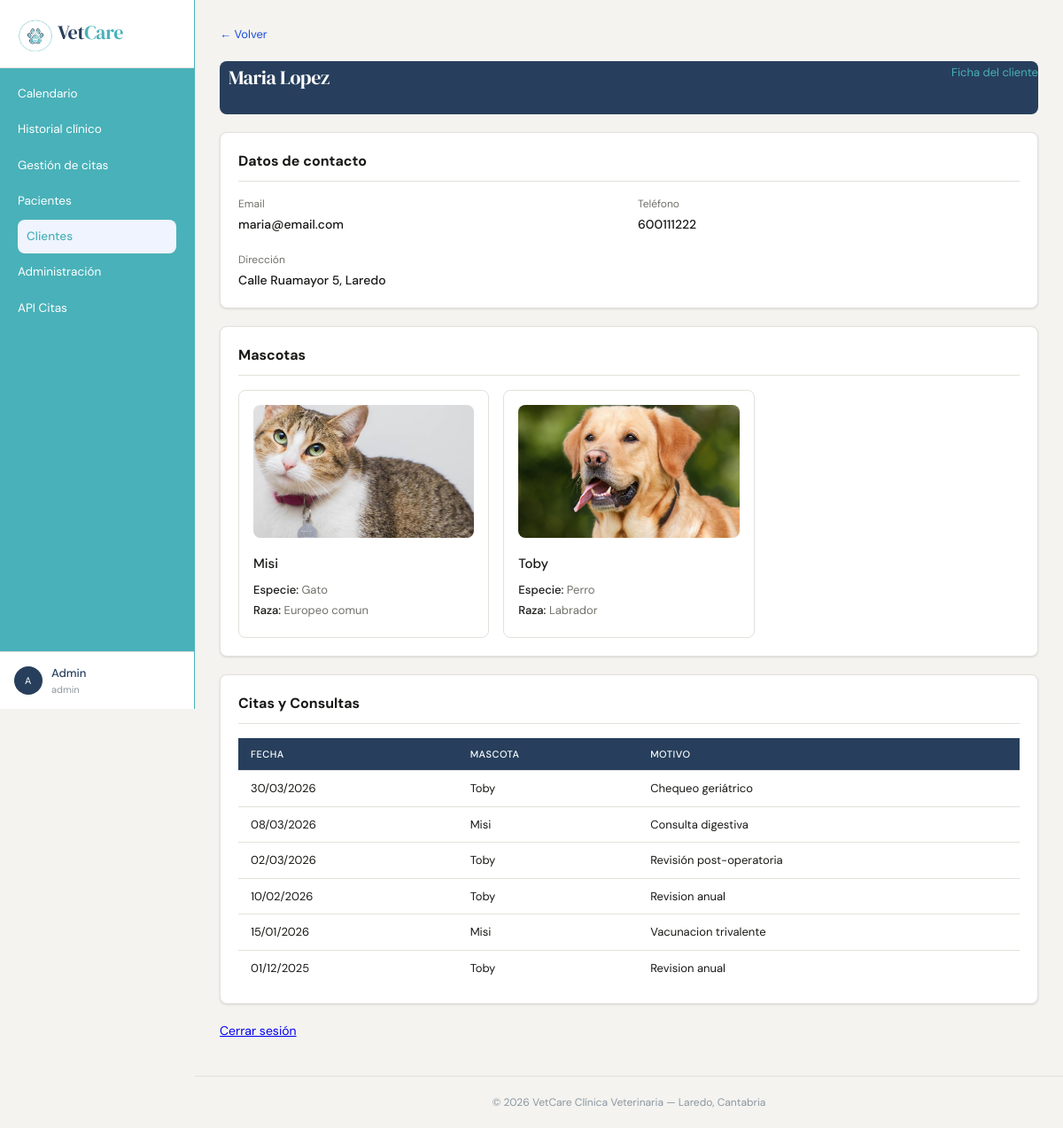
The app's page /cliente_detalle.php?id=5 (signed in) with its own data.
### tables this page shows
CREATE TABLE clientes (
    id_cliente  INT AUTO_INCREMENT PRIMARY KEY,
    id_usuario  INT          NOT NULL,
    nombre      VARCHAR(50)  NOT NULL,
    apellidos   VARCHAR(100) NOT NULL,
    telefono    VARCHAR(15),
    email       VARCHAR(100),
    direccion   VARCHAR(200),
    activo      TINYINT(1)   DEFAULT 1,
    FOREIGN KEY (id_usuario) REFERENCES usuarios(id_usuario)
);

CREATE TABLE usuarios (
    id_usuario      INT AUTO_INCREMENT PRIMARY KEY,
    nombre_completo VARCHAR(100) NOT NULL,
    email           VARCHAR(100) NOT NULL UNIQUE,
    password        VARCHAR(32)  NOT NULL,
    rol             ENUM('admin', 'veterinario', 'recepcionista', 'cliente') NOT NULL
);

CREATE TABLE pacientes (
    id_paciente INT AUTO_INCREMENT PRIMARY KEY,
    id_cliente  INT          NOT NULL,
    nombre      VARCHAR(50)  NOT NULL,
    especie     VARCHAR(50)  NOT NULL,
    raza        VARCHAR(100),
    fecha_nac   DATE,
    sexo        ENUM('macho', 'hembra'),
    foto        VARCHAR(255) DEFAULT NULL,
    activo      TINYINT(1)   DEFAULT 1,
    FOREIGN KEY (id_cliente) REFERENCES clientes(id_cliente)
);

CREATE TABLE citas (
    id_cita      INT AUTO_INCREMENT PRIMARY KEY,
    id_paciente  INT          NOT NULL,
    id_usuario   INT          NOT NULL,
    fecha_hora   DATETIME     NOT NULL,
    motivo       VARCHAR(200) NOT NULL,
    estado       ENUM('pendiente', 'confirmada', 'completada', 'cancelada') DEFAULT 'pendiente',
    notas        TEXT,
    diagnostico  TEXT         DEFAULT NULL,
    tratamiento  TEXT         DEFAULT NULL,
    peso         DECIMAL(5,2) DEFAULT NULL,
    activo       TINYINT(1)   DEFAULT 1,
    FOREIGN KEY (id_paciente) REFERENCES pacientes(id_paciente),
    FOREIGN KEY (id_usuario)  REFERENCES usuarios(id_usuario)
);

### cliente_detalle.php (the view, shortened to what this page needs)
<?php
include "includes/config.php";
$id_cliente = mysqli_real_escape_string($conexion, $_GET['id']);
$nombre_completo = $_SESSION['nombre'];
$partes = explode(" ", $nombre_completo);
$iniciales = strtoupper(substr($partes[0], 0, 1));
$sql_cliente = "SELECT c.*, u.email FROM clientes c JOIN usuarios u ON c.id_usuario = u.id_usuario WHERE c.id_cliente = $id_cliente";
$res_cliente = mysqli_query($conexion, $sql_cliente);
$cliente = mysqli_fetch_assoc($res_cliente);
$res_mascotas = mysqli_query($conexion, "SELECT * FROM pacientes WHERE id_cliente = $id_cliente ORDER BY nombre");
$res_citas = mysqli_query($conexion, "SELECT c.*, p.nombre AS mascota, u.nombre_completo AS veterinario FROM citas c JOIN pacientes p ON c.id_paciente = p.id_paciente JOIN usuarios u ON c.id_usuario = u.id_usuario WHERE p.id_cliente = $id_cliente ORDER BY c.fecha_hora DESC LIMIT 10");
?>
<!DOCTYPE html>
<html lang="es">
<head>
    <link rel="stylesheet" href="estilos.css?v=<?php echo time(); ?>">
</head>
<body>
    <aside class="menu-lateral">
        <div class="menu-logo"><img src="img/logo.png" alt="Logo" class="logo-img"> Vet<span>Care</span></div>
        <nav class="menu-nav">
            <a href="calendario.php" class="menu-enlace">Calendario</a>
            <a href="historial.php" class="menu-enlace">Historial clínico</a>
            <?php if ($_SESSION['rol'] == 'cliente') { ?>
                <a href="cliente_detalle.php?id=<?php echo $_SESSION['id_cliente']; ?>" class="menu-enlace activo">Mi
                    ficha</a>
            <?php } else { ?>
                <a href="citas.php" class="menu-enlace">Gestión de citas</a>
                <a href="pacientes.php" class="menu-enlace">Pacientes</a>
                <a href="clientes.php" class="menu-enlace activo">Clientes</a>
                <?php if ($_SESSION['rol'] == 'admin') { ?>
                    <a href="admin.php" class="menu-enlace">Administración</a>
                    <a href="api_citas.php" class="menu-enlace">API Citas</a>
                <?php } ?>
            <?php } ?>
        </nav>
        <div class="menu-pie">
            <div class="usuario-activo">
                <div class="usuario-iniciales"><?php echo $iniciales; ?></div>
                <div class="usuario-datos">
                    <span class="usuario-nombre"><?php echo $_SESSION['nombre']; ?></span>
                    <span class="usuario-rol"><?php echo $_SESSION['rol']; ?></span>
                </div>
            </div>
        </div>
    </aside>
    <div class="contenedor-principal">
        <main class="contenido">
            <div class="mb-20"><a href="clientes.php" class="enlace-volver">← Volver</a></div>
            <div class="cabecera-pagina">
                <h1 class="titulo-pagina"><?php echo $cliente['nombre'] . ' ' . $cliente['apellidos']; ?></h1>
                <p class="subtitulo-pagina">Ficha del cliente</p>
            </div>
            <div class="tarjeta mb-20">
                <div class="tarjeta-cuerpo">
                    <h3 class="seccion-titulo">Datos de contacto</h3>
                    <div class="datos-grid">
                        <div>
                            <p class="dato-etiqueta">Email</p>
                            <p class="dato-valor"><?php echo $cliente['email']; ?></p>
                        </div>
                        <div>
                            <p class="dato-etiqueta">Teléfono</p>
                            <p class="dato-valor"><?php echo $cliente['telefono'] ?: '-'; ?></p>
                        </div>
                        <div class="campo-completo">
                            <p class="dato-etiqueta">Dirección</p>
                            <p class="dato-valor"><?php echo $cliente['direccion'] ?: '-'; ?></p>
                        </div>
                    </div>
                </div>
            </div>
            <div class="tarjeta mb-20">
                <div class="tarjeta-cuerpo">
                    <h3 class="seccion-titulo">Mascotas</h3>
                    <div class="mascotas-grid">
                        <?php while ($m = mysqli_fetch_assoc($res_mascotas)) { ?>
                            <div class="mascota-tarjeta">
                                <?php if (!empty($m['foto'])) { ?>
                                    <img src="<?php echo $m['foto']; ?>" alt="<?php echo $m['nombre']; ?>" class="mascota-foto">
                                <?php } else { ?>
                                    <div class="mascota-sin-foto">Sin foto</div>
                                <?php } ?>
                                <h4 class="mascota-nombre"><?php echo $m['nombre']; ?></h4>
                                <p class="mascota-dato"><strong>Especie:</strong> <?php echo $m['especie']; ?></p>
                                <p class="mascota-dato"><strong>Raza:</strong> <?php echo $m['raza'] ?: '-'; ?></p>
                            </div>
                        <?php } ?>
                    </div>
                </div>
            </div>
            <div class="tarjeta mb-20">
                <div class="tarjeta-cuerpo">
                    <h3 class="seccion-titulo">Citas y Consultas</h3>
                    <table class="tabla-simple">
                        <thead>
                            <tr>
                                <th>Fecha</th>
                                <th>Mascota</th>
                                <th>Motivo</th>
                            </tr>
                        </thead>
                        <tbody>
                            <?php while ($c = mysqli_fetch_assoc($res_citas)) { ?>
                                <tr>
                                    <td><?php echo date('d/m/Y', strtotime($c['fecha_hora'])); ?></td>
                                    <td><?php echo $c['mascota']; ?></td>
                                    <td><?php echo $c['motivo']; ?></td>
                                </tr>
                            <?php } ?>
                        </tbody>
                    </table>
                </div>
            </div>
            <p class="mt-16"><a href="logout.php">Cerrar sesión</a></p>
        </main>
        <footer class="pie-pagina">
            <p>&copy; 2026 VetCare Clínica Veterinaria — Laredo, Cantabria</p>
        </footer>
    </div>
</body>
</html>

### estilos.css (style rules this page uses)
* { box-sizing: border-box; margin: 0; padding: 0; }
body { font-family: 'DM Sans', sans-serif; background: #f4f3f0; color: #181816; font-size: 14px; line-height: 1.5; display: flex; min-height: 100vh; }
.menu-lateral { width: 220px; background: #49b1b9 !important; border-right: 1px solid #49b1b9; display: flex; flex-direction: column; position: fixed; top: 0; left: 0; height: 100vh; z-index: 50; color: #f4f3f0; }
.menu-logo { font-family: 'DM Serif Display', serif; font-size: 22px; letter-spacing: -.3px; padding: 20px 20px 16px; display: flex; border-bottom: 1px solid #e3e1db; color: #273f5c; flex-shrink: 0; background-color: white; }
.menu-logo span { color: #49b1b9; }
.logo-img { width: 40px; height: 40px; margin-right: 5px; flex-shrink: 0; }
.menu-nav { flex: 1; padding: 10px 10px 0; display: flex; flex-direction: column; gap: 2px; overflow-y: auto; }
.menu-enlace { display: flex; align-items: center; gap: 10px; padding: 9px 10px; border-radius: 8px; color: white; text-decoration: none; font-size: 13.5px; transition: background .12s, color .12s; }
.menu-enlace.activo { background: #eff4ff; color: #49b1b9; font-weight: 500; border-radius: 8px; margin: 0 10px; }
.menu-pie { padding: 14px 16px; border-top: 1px solid #e3e1db; flex-shrink: 0; background-color: #ffffff; }
.usuario-activo { display: flex; align-items: center; gap: 10px; }
.usuario-iniciales { width: 32px; height: 32px; border-radius: 50%; background: #273f5c !important; color: #ffffff; font-size: 11px; font-weight: 600 bold; display: flex; align-items: center; justify-content: center; flex-shrink: 0; letter-spacing: .5px; }
.usuario-datos { display: flex; flex-direction: column; min-width: 0; }
.usuario-nombre { font-size: 13px; font-weight: 500; white-space: nowrap; overflow: hidden; text-overflow: ellipsis; color: #273f5c; }
.usuario-rol { font-size: 11px; color: #8c979f; }
.contenedor-principal { margin-left: 220px; flex: 1; display: flex; flex-direction: column; min-width: 0; }
.contenido { padding: 28px 28px 40px; flex: 1; }
.cabecera-pagina { display: flex; align-items: flex-start; justify-content: space-between; flex-wrap: wrap; height: 25px; gap: 1px; margin-bottom: 20px; background-color: #273f5c; height: 60px; border-radius: 8px; }
.titulo-pagina { font-family: 'DM Serif Display', serif; font-size: 22px; font-weight: 400; letter-spacing: -.4px; line-height: 1.2; color: #ffffff; margin-left: 10px; margin-top: 5px; }
.subtitulo-pagina { font-size: 13px; color: #49b1b9; margin-top: 3px; margin-left: 10px; }
.tarjeta { background: #ffffff; border: 1px solid #e3e1db; border-radius: 8px; box-shadow: 0 1px 3px rgba(0, 0, 0, .07), 0 1px 2px rgba(0, 0, 0, .05); }
.tarjeta-cuerpo { padding: 20px; }
.tabla-simple { width: 100%; border-collapse: collapse; }
.tabla-simple thead tr { border-bottom: 1px solid #e3e1db; background: #273f5c; }
.tabla-simple th { text-align: left; padding: 10px 14px; font-size: 11px; color: #ffffff; font-weight: 500; text-transform: uppercase; letter-spacing: .5px; }
.tabla-simple td { padding: 10px 14px; font-size: 13px; border-bottom: 1px solid #e3e1db; }
.tabla-simple tbody tr:last-child td { border-bottom: none; }
.seccion-titulo { font-size: 16px; margin-bottom: 16px; padding-bottom: 10px; border-bottom: 1px solid #e3e1db; }
.datos-grid { display: grid; grid-template-columns: 1fr 1fr; gap: 20px; }
.dato-etiqueta { font-size: 12px; color: #70706a; margin-bottom: 4px; }
.dato-valor { font-size: 14px; font-weight: 500; }
.campo-completo { grid-column: 1 / -1; }
.mascotas-grid { display: grid; grid-template-columns: repeat(auto-fill, minmax(250px, 1fr)); gap: 16px; }
.mascota-tarjeta { border: 1px solid #e3e1db; border-radius: 8px; padding: 16px; background: #ffffff; }
.mascota-nombre { font-size: 15px; font-weight: 500; margin-bottom: 8px; }
.mascota-dato { font-size: 13px; color: #70706a; margin-bottom: 4px; }
.mascota-dato strong { font-weight: 500; color: #181816; }
.mb-20 { margin-bottom: 20px; }
.mt-16 { margin-top: 16px; }
.enlace-volver { font-size: 13px; color: #1d4ed8; text-decoration: none; }
.mascota-foto { width: 100%; height: 150px; object-fit: cover; border-radius: 8px; margin-bottom: 12px; }
.pie-pagina { padding: 20px 28px; border-top: 1px solid #e3e1db; color: #8c979f; font-size: 12px; text-align: center; margin-top: auto; }

### records on screen
clientes: nombre "Maria", apellidos "Lopez", id_usuario.email "maria@email.com", telefono "600111222", direccion "Calle Ruamayor 5, Laredo"
pacientes: foto (picture), nombre "Misi", especie "Gato", raza "Europeo comun"
pacientes: foto (picture), nombre "Toby", especie "Perro", raza "Labrador"
citas: fecha_hora "30/03/2026", id_paciente.nombre "Toby", motivo "Chequeo geriátrico"
citas: fecha_hora "08/03/2026", id_paciente.nombre "Misi", motivo "Consulta digestiva"
citas: fecha_hora "02/03/2026", id_paciente.nombre "Toby", motivo "Revisión post-operatoria"
citas: fecha_hora "10/02/2026", id_paciente.nombre "Toby", motivo "Revision anual"
citas: fecha_hora "15/01/2026", id_paciente.nombre "Misi", motivo "Vacunacion trivalente"
citas: fecha_hora "01/12/2025", id_paciente.nombre "Toby", motivo "Revision anual"

### other values on screen
$iniciales "A"
$_SESSION['nombre'] "Admin"
$_SESSION['rol'] "admin"
